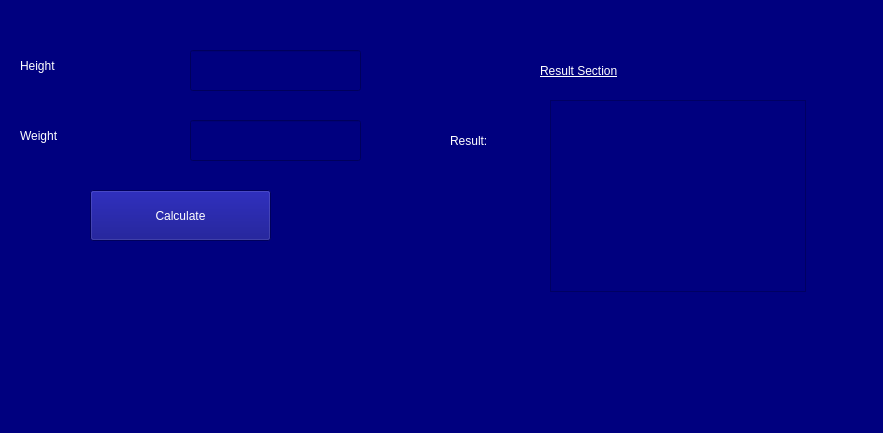
<?xml version="1.0" encoding="UTF-8"?>
<ui version="4.0">
 <class>BMI_Program</class>
 <widget class="QWidget" name="BMI_Program">
  <property name="geometry">
   <rect>
    <x>0</x>
    <y>0</y>
    <width>883</width>
    <height>433</height>
   </rect>
  </property>
  <property name="windowTitle">
   <string>BMI Program</string>
  </property>
  <property name="styleSheet">
   <string notr="true">background-color: rgb(0, 0, 127);</string>
  </property>
  <widget class="QLabel" name="label">
   <property name="geometry">
    <rect>
     <x>20</x>
     <y>40</y>
     <width>131</width>
     <height>51</height>
    </rect>
   </property>
   <property name="styleSheet">
    <string notr="true">color: rgb(255, 255, 255);
border-color: rgb(255, 255, 255);
font: 20pt &quot;Sylfaen&quot;;</string>
   </property>
   <property name="text">
    <string>Height</string>
   </property>
  </widget>
  <widget class="QLabel" name="label_2">
   <property name="geometry">
    <rect>
     <x>20</x>
     <y>110</y>
     <width>131</width>
     <height>51</height>
    </rect>
   </property>
   <property name="styleSheet">
    <string notr="true">color: rgb(255, 255, 255);
border-color: rgb(255, 255, 255);
font: 20pt &quot;Sylfaen&quot;;</string>
   </property>
   <property name="text">
    <string>Weight</string>
   </property>
  </widget>
  <widget class="QLineEdit" name="height_info">
   <property name="geometry">
    <rect>
     <x>190</x>
     <y>50</y>
     <width>171</width>
     <height>41</height>
    </rect>
   </property>
   <property name="styleSheet">
    <string notr="true">color: rgb(255, 255, 255);
background-color: rgb(0, 0, 127);</string>
   </property>
  </widget>
  <widget class="QLineEdit" name="weight_info">
   <property name="geometry">
    <rect>
     <x>190</x>
     <y>120</y>
     <width>171</width>
     <height>41</height>
    </rect>
   </property>
   <property name="styleSheet">
    <string notr="true">color: rgb(255, 255, 255);
background-color: rgb(0, 0, 127);</string>
   </property>
  </widget>
  <widget class="QPushButton" name="calculate_button">
   <property name="geometry">
    <rect>
     <x>90</x>
     <y>190</y>
     <width>181</width>
     <height>51</height>
    </rect>
   </property>
   <property name="styleSheet">
    <string notr="true">color: rgb(255, 255, 255);
font: 20pt &quot;Sylfaen&quot;;
border-color: rgb(255, 255, 255);</string>
   </property>
   <property name="text">
    <string>Calculate</string>
   </property>
  </widget>
  <widget class="QLabel" name="label_3">
   <property name="geometry">
    <rect>
     <x>540</x>
     <y>40</y>
     <width>251</width>
     <height>61</height>
    </rect>
   </property>
   <property name="styleSheet">
    <string notr="true">color: rgb(255, 255, 255);
text-decoration: underline;
font: 8pt &quot;MS Shell Dlg 2&quot;;
border-color: rgb(255, 255, 255);
font: 20pt &quot;Sylfaen&quot;;</string>
   </property>
   <property name="text">
    <string>Result Section</string>
   </property>
  </widget>
  <widget class="QLabel" name="label_4">
   <property name="geometry">
    <rect>
     <x>450</x>
     <y>110</y>
     <width>81</width>
     <height>61</height>
    </rect>
   </property>
   <property name="styleSheet">
    <string notr="true">color: rgb(255, 255, 255);
border-color: rgb(255, 255, 255);
font: 14pt &quot;Sylfaen&quot;;</string>
   </property>
   <property name="text">
    <string>Result: </string>
   </property>
  </widget>
  <widget class="QTextBrowser" name="result_section">
   <property name="geometry">
    <rect>
     <x>550</x>
     <y>100</y>
     <width>256</width>
     <height>192</height>
    </rect>
   </property>
   <property name="styleSheet">
    <string notr="true">color: rgb(255, 255, 255);
font: 16pt &quot;MS Shell Dlg 2&quot;;</string>
   </property>
  </widget>
 </widget>
 <resources/>
 <connections/>
</ui>
